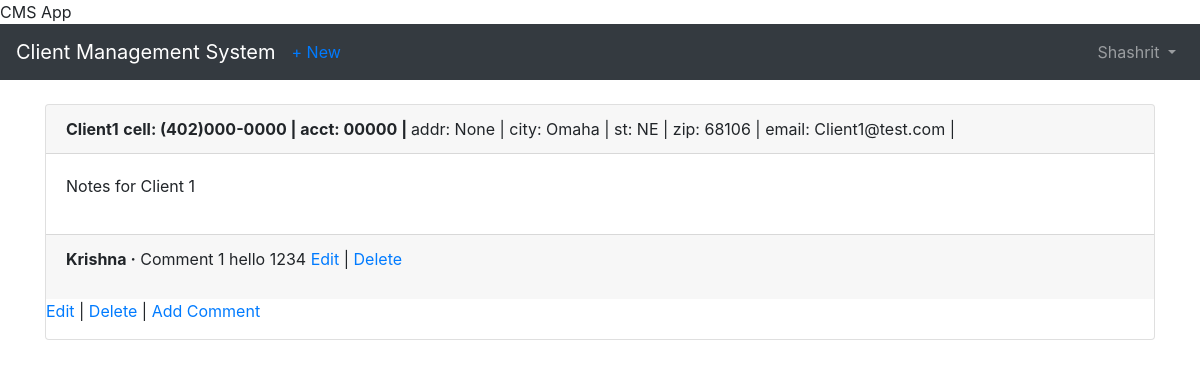
Screenshot of /clients/ (signed in) with the database file from the repository.
### users/models.py (models this page shows)
class CustomUser(AbstractUser):
    department = models.CharField(max_length=50, default=' ', null=True, blank=True)
    employee_cell_phone = models.CharField (max_length=50, default=' ', null=True, blank=True)

### clients/models.py (models this page shows, shortened)
class Client(models.Model):
    name = models.CharField(max_length=50,blank=False, null=False, default=' ')
    address = models.CharField(max_length=50, blank=True, null=True,default=' ')
    city = models.CharField(max_length=50, default=' ')
    state = models.CharField(max_length=50, default='NE')
    zipcode = models.CharField(max_length=10, default='00000')
    email = models.EmailField(max_length=100, default=' ')
    cell_phone = models.CharField(max_length=50,default='(402)000-0000')
    acct_number = models.CharField(max_length=50,blank=True, null=True, default='00000')
    notes = models.TextField()
    date = models.DateTimeField(auto_now_add=True)
    author = models.ForeignKey(
        get_user_model(),
        on_delete=models.CASCADE,
    )

class Comment(models.Model):
    client = models.ForeignKey(
        Client,
        on_delete=models.CASCADE,
        related_name='comments',
    )
    comment = models.CharField(max_length=140)
    author = models.ForeignKey(
        get_user_model(),
        on_delete=models.CASCADE,
    )
    def __str__(self):
        return self.comment

### clients/views.py (the view)
# urls.py: path('', ClientListView.as_view(), name='client_list'),
class ClientListView(LoginRequiredMixin,ListView):
    model = Client
    template_name = 'client_list.html'

### templates/client_list.html (shortened to what this page needs)
{% extends 'base.html' %}
{% block content %}
  {% for client in object_list %}
    <div class="card">
      <div class="card-header">
        <span class="font-weight-bold">{{ client.name }}</span>
        <span class="font-weight-bold">cell: {{ client.cell_phone }} | </span>
        <span class="font-weight-bold">acct: {{ client.acct_number }} | </span>
        <span class="font-muted">addr: {{ client.address }} | </span>
        <span class="font-muted-">city: {{ client.city }} | </span>
        <span class="font-muted">st: {{ client.state }} | </span>
        <span class="font-muted">zip: {{ client.zipcode }} | </span>
        <span class="font-muted">email: {{ client.email }} | </span>
      </div>
      <div class="card-body">
        <p>{{ client.notes }}</p>
      </div>
      <div class="card-footer">
        {% for comment in client.comments.all %}
          <p>
            <span class="font-weight-bold">{{ comment.author }} &middot;</span>
            {{ comment }}
          <a href="{% url 'comment_edit' comment.pk %}"> Edit</a> | <a href="{% url 'comment_delete' comment.pk %}">Delete</a>
          </p>
        {% endfor %}
      </div>
   <p><a href="{% url 'client_edit' client.pk %}">Edit</a> | <a href="{% url 'client_delete' client.pk %}">Delete</a> |
       <a href="{% url 'comment_new' client.pk %}"> Add Comment</a></p>
    </div>
    <br />
  {% endfor %}
{% endblock content %}

### templates/base.html (shortened to what this page needs)
<!doctype html>
<html lang="en">
  <head>
    <link rel="stylesheet" href="https://stackpath.bootstrapcdn.com/bootstrap/4.1.3/css/bootstrap.min.css">
    <name>{% block name %}CMS App{% endblock name %}</name>
  </head>
  <body>
    <nav class="navbar navbar-expand-md navbar-dark bg-dark mb-4">
      <a class="navbar-brand" href="{% url 'home' %}">Client Management System</a>
     {% if user.is_authenticated %}
        <ul class="navbar-nav mr-auto">
          <li class="nav-item"><a href="{% url 'client_new' %}">+ New</a></li>
        </ul>
      {% endif %}
      <div class="collapse navbar-collapse" id="navbarCollapse">
        {% if user.is_authenticated %}
          <ul class="navbar-nav ml-auto">
            <li class="nav-item">
              <a class="nav-link dropdown-toggle" href="#" id="userMenu"\
              data-toggle="dropdown" aria-haspopup="true" aria-expanded\
              ="false">
                {{ user.username }}
              </a>
            </li>
          </ul>
        {% endif %}
      </div>
    </nav>
    <div class="container">
      {% block content %}
      {% endblock content %}
    </div>
  </body>
</html>

### rows the page displays
CustomUser: username "Shashrit"
Client: name "Client1", cell_phone "(402)000-0000", acct_number "00000", address "None", city "Omaha", state "NE", zipcode "68106", email "Client1@test.com", notes "Notes for Client 1"
Comment: author "Krishna", comment "Comment 1 hello 1234"
